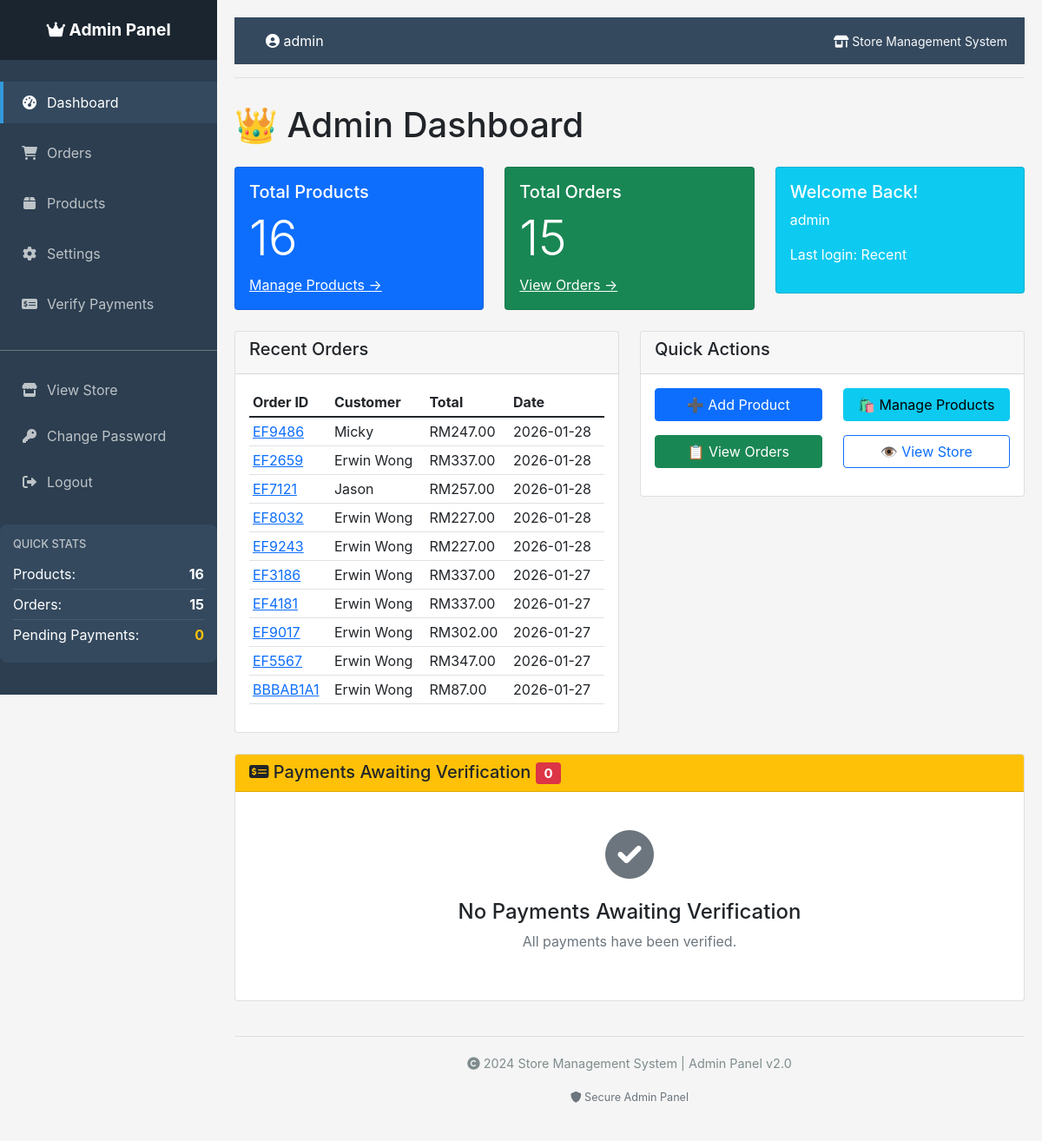
/admin/ (signed in), run on an earlier commit of the app's database.
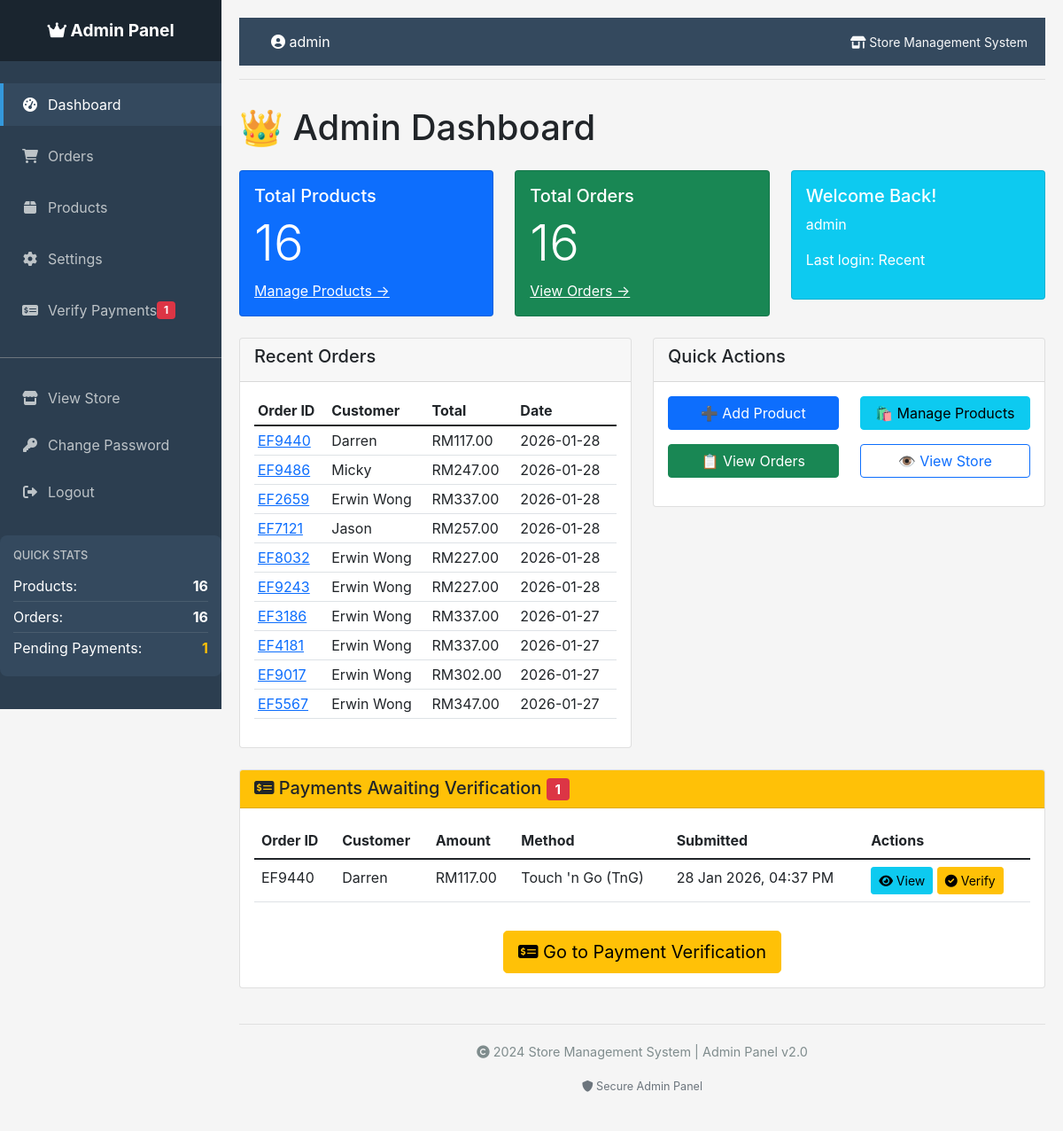
And on a later commit of the database.
### tables this page shows
CREATE TABLE orders (
            id INTEGER PRIMARY KEY AUTOINCREMENT,
            order_id TEXT UNIQUE NOT NULL,
            customer_name TEXT NOT NULL,
            total_price REAL NOT NULL,
            shipping_fee REAL NOT NULL,
            address TEXT NOT NULL,
            postcode TEXT NOT NULL,
            state TEXT NOT NULL,
            region TEXT NOT NULL,
            status TEXT DEFAULT 'pending',
            created_at TIMESTAMP DEFAULT CURRENT_TIMESTAMP
        , contact_number TEXT, payment_method TEXT, payment_status TEXT DEFAULT "pending", payment_receipt TEXT, payment_verified BOOLEAN DEFAULT 0, payment_verified_at TIMESTAMP, payment_verified_by TEXT, tracking_number TEXT, updated_at TIMESTAMP);

### app.py (the view)
@app.route('/admin/')
@admin_required
def admin_dashboard():
    product_count = g.conn.execute('SELECT COUNT(*) FROM products').fetchone()[0]
    order_count = g.conn.execute('SELECT COUNT(*) FROM orders').fetchone()[0]
    pending_payments = g.conn.execute(
        'SELECT COUNT(*) FROM orders WHERE payment_status = "pending_verification"'
    ).fetchone()[0]
    recent_orders = g.conn.execute('''
        SELECT * FROM orders
        ORDER BY created_at DESC
        LIMIT 10
    ''').fetchall()
    orders_to_verify = g.conn.execute('''
        SELECT * FROM orders
        WHERE payment_status = 'pending_verification'
        ORDER BY created_at DESC
    ''').fetchall()
    total_revenue_result = g.conn.execute(
        'SELECT SUM(total_price) FROM orders WHERE payment_verified = 1'
    ).fetchone()
    total_revenue = total_revenue_result[0] if total_revenue_result[0] else 0
    return render_template('admin_dashboard.html',
                          product_count=product_count,
                          order_count=order_count,
                          pending_payments=pending_payments,
                          recent_orders=recent_orders,
                          orders_to_verify=orders_to_verify,
                          total_revenue=total_revenue)

### app.py (called while the page is built)
@app.template_filter('datetimeformat')
def datetimeformat(value, format='%d %b %Y, %I:%M %p'):
    if value:
        if isinstance(value, str):
            try:
                for fmt in ('%Y-%m-%d %H:%M:%S', '%Y-%m-%d %H:%M:%S.%f', '%Y-%m-%d'):
                    try:
                        value = datetime.strptime(value, fmt)
                        break
                    except ValueError:
                        continue
            except:
                return value
        if isinstance(value, datetime):
            return value.strftime(format)
    return ''

def get_db_connection():
    conn = sqlite3.connect(app.config['DATABASE'])
    conn.row_factory = sqlite3.Row
    return conn

@app.before_request
def before_request():
    g.conn = get_db_connection()

@app.teardown_request
def teardown_request(exception):
    if hasattr(g, 'conn'):
        g.conn.close()

def admin_required(f):
    @wraps(f)
    def decorated_function(*args, **kwargs):
        if 'admin_logged_in' not in session:
            return redirect(url_for('admin_login'))
        return f(*args, **kwargs)
    return decorated_function

### templates/admin_dashboard.html (shortened to what the changed rows need)
{% extends "admin_base.html" %}
{% block content %}
<h1 class="mb-4">👑 Admin Dashboard</h1>
<div class="row">
    <div class="col-md-4 mb-4">
        <div class="card bg-primary text-white">
            <div class="card-body">
                <h2 class="display-4">{{ product_count }}</h2>
            </div>
        </div>
    </div>
    <div class="col-md-4 mb-4">
        <div class="card bg-success text-white">
            <div class="card-body">
                <h5 class="card-title">Total Orders</h5>
                <h2 class="display-4">{{ order_count }}</h2>
                <a href="{{ url_for('admin_orders') }}" class="text-white">View Orders →</a>
            </div>
        </div>
    </div>
</div>
<div class="row mb-4">
    <div class="col-md-6">
        <div class="card">
            <div class="card-body">
                {% if recent_orders %}
                <div class="table-responsive">
                    <table class="table table-sm">
                        <thead>
                            <tr>
                                <th>Order ID</th>
                                <th>Customer</th>
                                <th>Total</th>
                                <th>Date</th>
                            </tr>
                        </thead>
                        <tbody>
                            {% for order in recent_orders %}
                            <tr>
                                <td>
                                    <a href="{{ url_for('order_details', order_id=order.order_id) }}">
                                        {{ order.order_id }}
                                    </a>
                                </td>
                                <td>{{ order.customer_name }}</td>
                                <td>RM{{ "%.2f"|format(order.total_price) }}</td>
                                <td>{{ order.created_at[:10] }}</td>
                            </tr>
                            {% endfor %}
                        </tbody>
                    </table>
                </div>
                {% else %}
                <p class="text-muted">No recent orders</p>
                {% endif %}
            </div>
        </div>
    </div>
</div>
<div class="row mt-4">
    <div class="col-12">
        <div class="card">
            <div class="card-header bg-warning text-dark">
                <h5 class="mb-0">
                    <i class="fas fa-money-check-alt"></i> Payments Awaiting Verification
                    <span class="badge bg-danger">{{ pending_payments }}</span>
                </h5>
            </div>
            <div class="card-body">
                {% if pending_payments > 0 %}
                    <div class="table-responsive">
                        <table class="table table-hover">
                            <thead>
                                <tr>
                                    <th>Order ID</th>
                                    <th>Customer</th>
                                    <th>Amount</th>
                                    <th>Method</th>
                                    <th>Submitted</th>
                                    <th>Actions</th>
                                </tr>
                            </thead>
                            <tbody>
                                {% for order in orders_to_verify %}
                                <tr>
                                    <td>{{ order.order_id }}</td>
                                    <td>{{ order.customer_name }}</td>
                                    <td>RM{{ "%.2f"|format(order.total_price) }}</td>
                                    <td>{{ order.payment_method or 'Not specified' }}</td>
                                    <td>{{ order.created_at|datetimeformat }}</td>
                                    <td>
                                        <a href="{{ url_for('order_details', order_id=order.order_id) }}"
                                           class="btn btn-sm btn-info">
                                            <i class="fas fa-eye"></i> View
                                        </a>
                                        <a href="/admin/verify_payments"
                                           class="btn btn-sm btn-warning">
                                            <i class="fas fa-check-circle"></i> Verify
                                        </a>
                                    </td>
                                </tr>
                                {% endfor %}
                            </tbody>
                        </table>
                    </div>
                    <div class="text-center mt-3">
                        <a href="/admin/verify_payments" class="btn btn-warning btn-lg">
                            <i class="fas fa-money-check-alt"></i> Go to Payment Verification
                        </a>
                    </div>
                {% else %}
                    <div class="text-center py-4">
                        <div class="display-4 text-muted mb-3">
                            <i class="fas fa-check-circle"></i>
                        </div>
                        <h4>No Payments Awaiting Verification</h4>
                        <p class="text-muted">All payments have been verified.</p>
                    </div>
                {% endif %}
            </div>
        </div>
    </div>
</div>
{% endblock %}

What changed in the data, as far as the page shows it:
no longer on this page (row unchanged): orders: order_id "BBBAB1A1", customer_name "Erwin Wong", total_price "87.00", created_at "2026-01-27", shown under "Recent Orders"
added orders: order_id "EF9440", customer_name "Darren", total_price "117.00", created_at "2026-01-28", payment_method "Touch 'n Go (TnG)", created_at "28 Jan 2026, 04:37 PM"
Also different on the page:
{{ pending_payments }}: (not shown) → "1"
{{ order_stats['order_count'] if order_stats else 0 }}: "15" → "16"
{{ pending_stats['pending_count'] if pending_stats else 0 }}: "0" → "1"
{{ order_count }}: "15" → "16"
{{ pending_payments }}: "0" → "1"
text no longer shown: "No Payments Awaiting Verification All payments have been verified."
text now shown: "Order ID Customer Amount Method Submitted Actions Go to Payment Verification"
